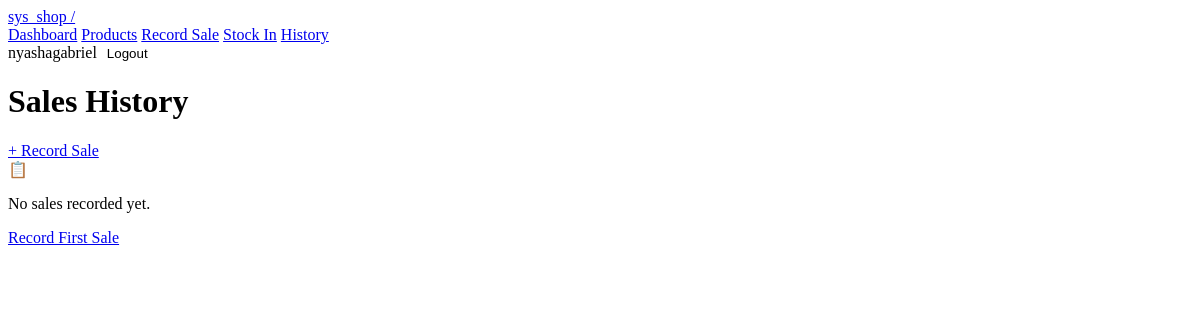
Page /sales/history/ (signed in) on the earlier database version.
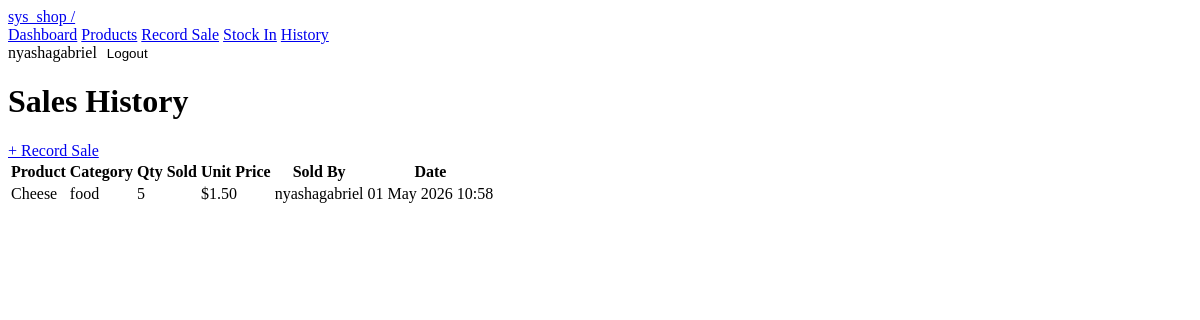
Same page on the later database version.
### inventory/models.py (models this page shows, shortened)
class Sale(models.Model):
    product       = models.ForeignKey(Product, on_delete=models.CASCADE)
    quantity_sold = models.IntegerField(default=0)
    sold_by       = models.ForeignKey(User, on_delete=models.CASCADE)
    timestamp     = models.DateTimeField(auto_now_add=True)
    class Meta:
        ordering = ['-timestamp']

class Product(models.Model):
    name               = models.CharField(max_length=200)
    category           = models.CharField(max_length=200)
    price              = models.DecimalField(max_digits=10, decimal_places=2)  # FIX B3
    quantity           = models.IntegerField(default=0)
    low_stock_threshold = models.IntegerField(default=5)
    class Meta:
        ordering = ['name']

### inventory/views.py (the view)
# urls.py: path('sales/history/', views.sales_history, name='sales_history'),
@login_required
def sales_history(request):                       # NEW: was missing entirely
    sales = Sale.objects.select_related('product', 'sold_by').order_by('-timestamp')
    return render(request, 'inventory/sales_history.html', {'sales': sales})

### inventory/templates/inventory/sales_history.html (shortened to what this page needs)
{% extends 'inventory/base.html' %}
{% block content %}
<div class="page-header">
  <h1 class="page-title">Sales <span>History</span></h1>
  <a href="{% url 'record_sale' %}" class="btn btn-primary">+ Record Sale</a>
</div>
{% if sales %}
<div class="table-wrap">
  <table>
    <thead>
      <tr>
        <th>Product</th><th>Category</th><th>Qty Sold</th>
        <th>Unit Price</th><th>Sold By</th><th>Date</th>
      </tr>
    </thead>
    <tbody>
      {% for sale in sales %}
      <tr>
        <td class="primary">{{ sale.product.name }}</td>
        <td>{{ sale.product.category }}</td>
        <td>{{ sale.quantity_sold }}</td>
        <td>${{ sale.product.price }}</td>
        <td>{{ sale.sold_by.username }}</td>
        <td>{{ sale.timestamp|date:"d M Y H:i" }}</td>
      </tr>
      {% endfor %}
    </tbody>
  </table>
</div>
{% else %}
<div class="empty-state">
  <div class="empty-icon">📋</div>
  <p>No sales recorded yet.</p>
  <a href="{% url 'record_sale' %}" class="btn btn-primary">Record First Sale</a>
</div>
{% endif %}
{% endblock %}

Differences in the rows shown:
added Sale: product.name "Cheese", product.category "food", quantity_sold "5", product.price "1.50", sold_by.username "nyashagabriel", timestamp "01 May 2026 10:58"
Other differences:
text no longer shown: "📋 No sales recorded yet. Record First Sale"
text now shown: "Product Category Qty Sold Unit Price Sold By Date"
